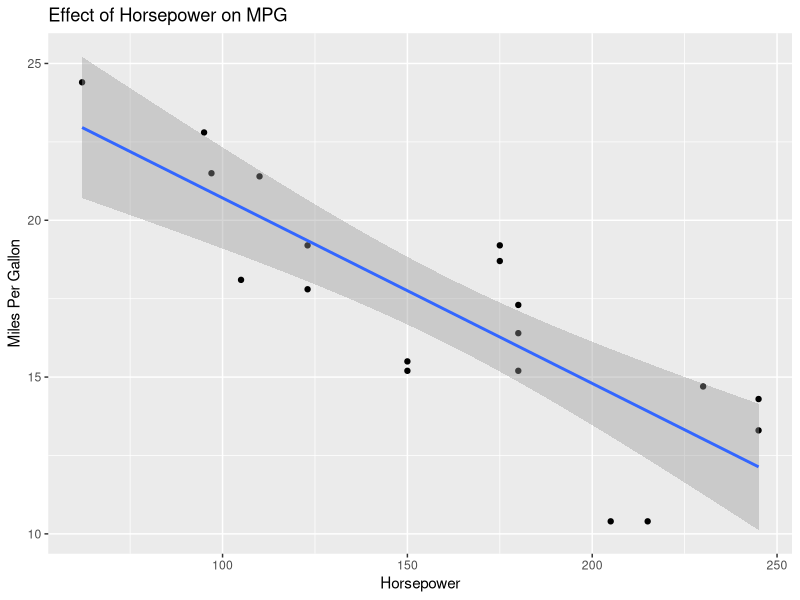
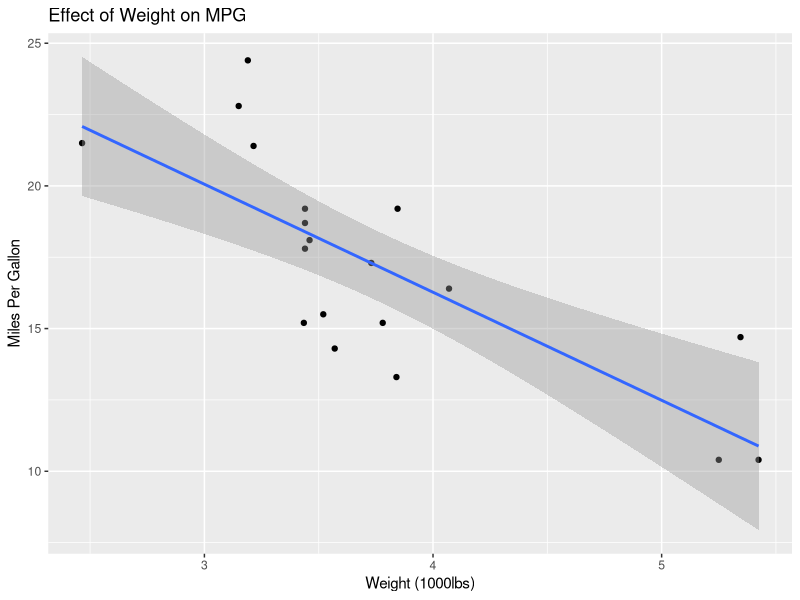
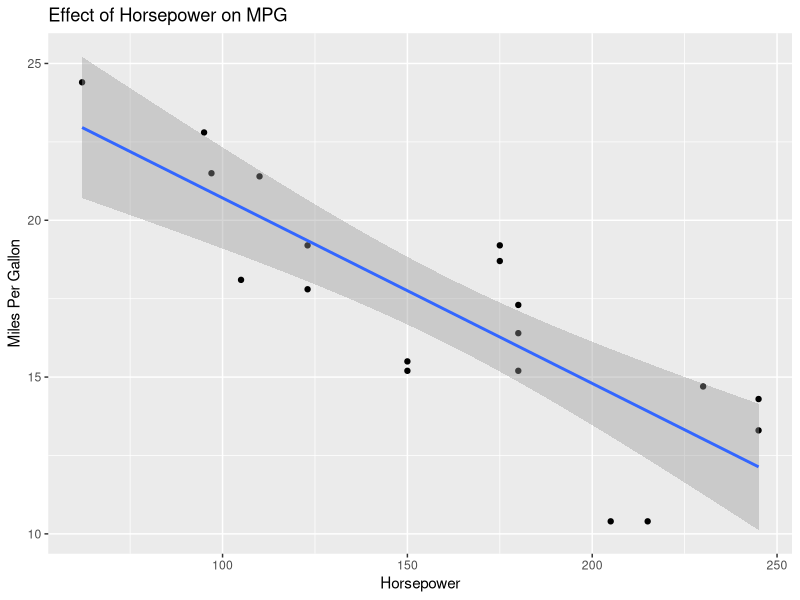
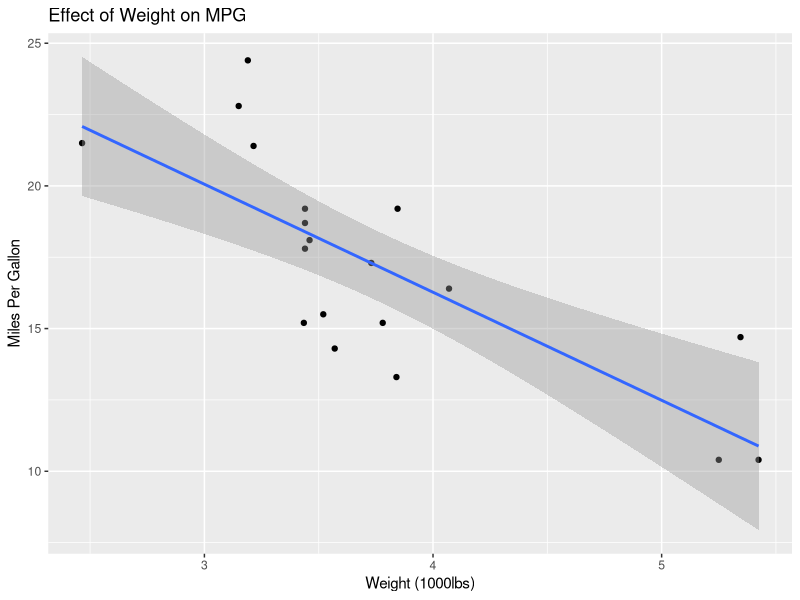

These figures' R source, in order: (Note: this script raises an error after producing the figures.)
library(tidyverse)
library(patchwork)


data("mtcars")
str(mtcars)
?mtcars
mtcars
Aut <- mtcars$am == "0"
Auto <- mtcars[Aut,]
Auto
write.csv(Auto, file = "./automatic_mtcars.csv")

HP <- ggplot(Auto,aes(x=hp,y=mpg)) +
  geom_point() +
  geom_smooth(method = lm) +
  labs(title = "Effect of Horsepower on MPG", x="Horsepower", y="Miles Per Gallon")
HP


png(filename = "./mpg_vs_hp_auto.png")
ggplot(Auto,aes(x=hp,y=mpg)) +
  geom_point() +
  geom_smooth(method = lm) +
  labs(title = "Effect of Horsepower on MPG", x="Horsepower", y="Miles Per Gallon")
dev.off()


Weight <- ggplot(Auto,aes(x=wt,y=mpg)) +
  geom_point() +
  geom_smooth(method = lm) +
  labs(title = "Effect of Weight on MPG", x="Weight (1000lbs)", y="Miles Per Gallon")
Weight

tiff(filename = "./../Assignment_5/mpg_vs_wt_auto.tiff")
Weight
dev.off()

Dis <- mtcars$disp <= "200"
Dis
view(mtcars)
Disp <- mtcars[Dis,]
Disp

write.csv(Disp, file = "./mtcars_max200_displ.csv")

?arrange
?select

arrange(mtcars, hp) %>% tail(1) ; arrange(Auto, hp) %>% tail(1) ; arrange(Disp, hp) %>% tail(1)

max(mtcars$hp)
max(Auto$hp)
max(Disp$hp)


write.csv("./hp_maximums.txt")
max(mtcars$hp)
max(Auto$hp)
max(Disp$hp)
dev.off()

sink("./hp_maximums.txt")
cat("In order, original, automatic, max200")
cat("\n")
max(mtcars$hp)
max(Auto$hp)
max(Disp$hp)
sink(NULL)

CYLL <- ggplot(mtcars, aes(x=CL, y=mpg, fill=factor(cyl))) +
  geom_violin() +
  labs(x="Cylinders",y="Miles Per Gallon",fill="Cylinders",title = "Distribution of MPG")
CYLL

HPALL <- ggplot(mtcars,aes(x=hp,y=mpg,color=factor(cyl))) +
  geom_point() +
  geom_smooth(method = lm) +
  labs(title = "Effect of Horsepower on MPG", x="Horsepower", y="Miles Per Gallon", 
       color="Cylinder")
HPALL

WeightALL <- ggplot(mtcars,aes(x=wt,y=mpg,color=factor(cyl))) +
  geom_point() +
  geom_smooth(method = lm) +
  labs(title = "Effect of Weight on MPG", x="Weight (1000lbs)", y="Miles Per Gallon",
       color="Cylinder")
WeightALL

png(filename = "./combined_mtcars_plot.png")
WeightALL + HPALL + CYLL
dev.off()

